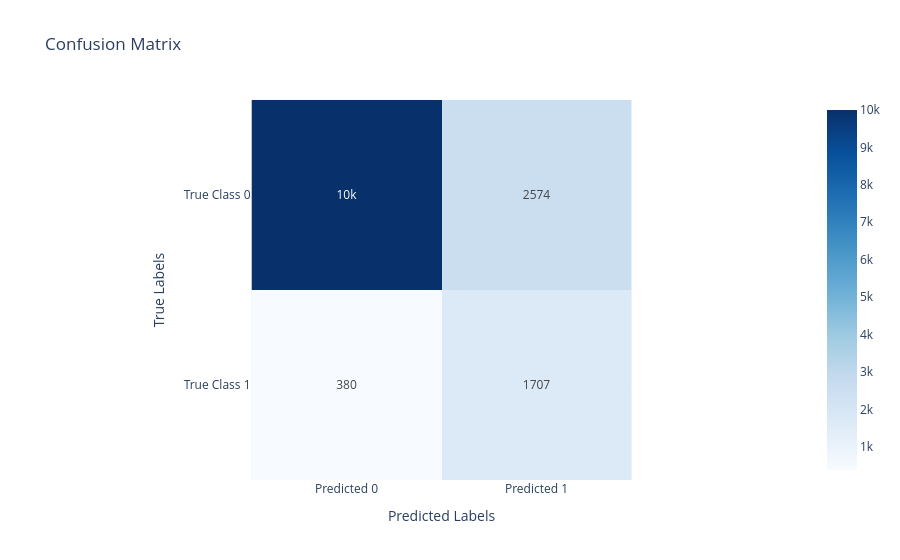

Write notebook code for a chart like this one.
### Code cell
lr_visualizer.plot_confusion_matrix()

### Figure 1 — Plotly figure (JSON) as saved in the notebook; plotly's stock layout.template omitted (floating-point values rounded to 4 significant figures)
{"data": [{"coloraxis": "coloraxis", "name": "0", "texttemplate": "%{z}", "x": ["Predicted 0", "Predicted 1"], "y": ["True Class 0", "True Class 1"], "z": [[10000, 2574], [380, 1707]], "type": "heatmap", "xaxis": "x", "yaxis": "y", "hovertemplate": "x: %{x}<br>y: %{y}<br>color: %{z}<extra></extra>"}], "layout": {"xaxis": {"anchor": "y", "domain": [0.0, 1.0], "scaleanchor": "y", "constrain": "domain", "title": {"text": "Predicted Labels"}}, "yaxis": {"anchor": "x", "domain": [0.0, 1.0], "autorange": "reversed", "constrain": "domain", "title": {"text": "True Labels"}}, "coloraxis": {"colorscale": [[0.0, "rgb(247,251,255)"], [0.125, "rgb(222,235,247)"], [0.25, "rgb(198,219,239)"], [0.375, "rgb(158,202,225)"], [0.5, "rgb(107,174,214)"], [0.625, "rgb(66,146,198)"], [0.75, "rgb(33,113,181)"], [0.875, "rgb(8,81,156)"], [1.0, "rgb(8,48,107)"]]}, "title": {"text": "Confusion Matrix"}, "showlegend": false}}
